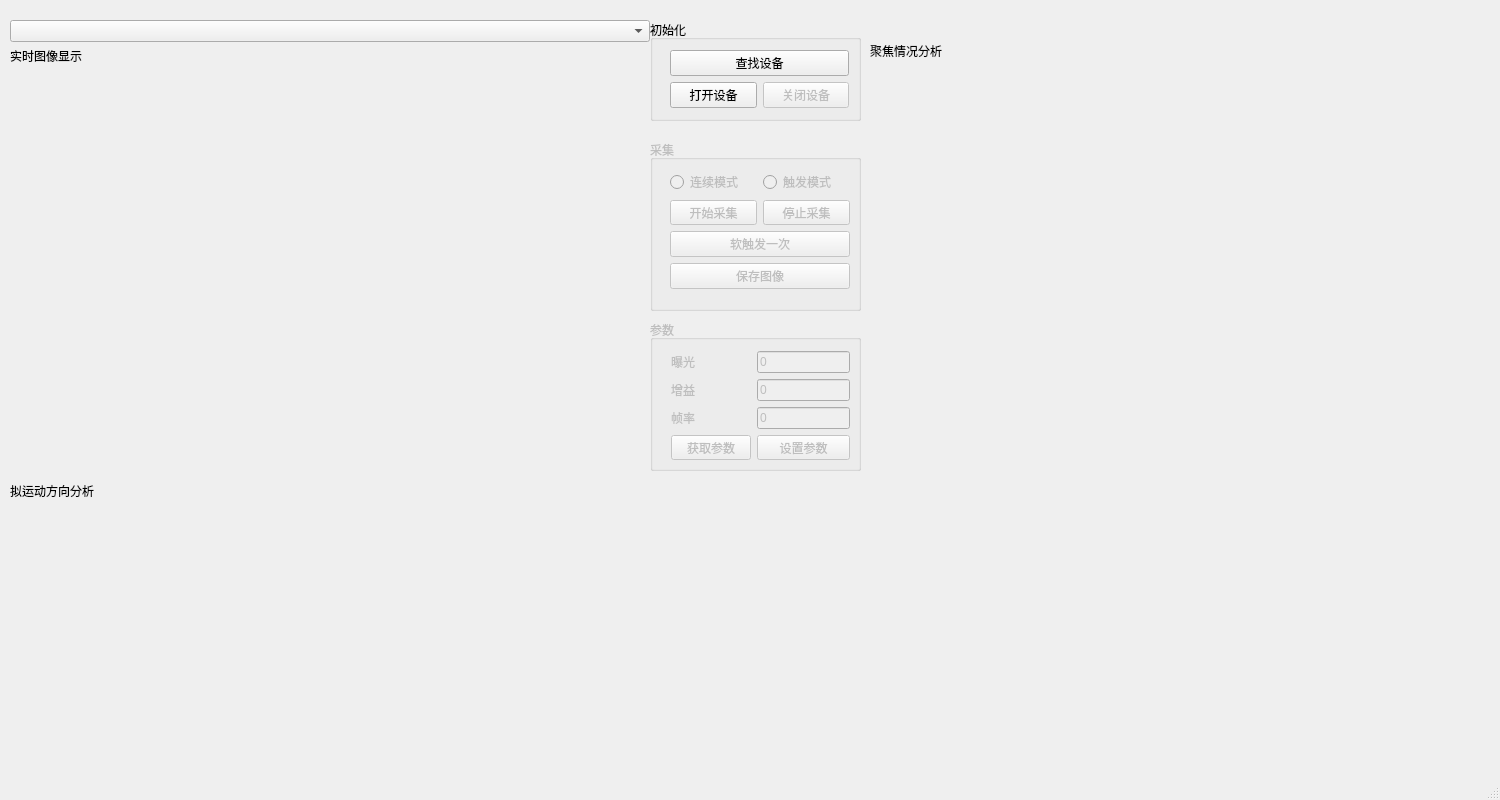
<?xml version="1.0" encoding="UTF-8"?>
<ui version="4.0">
 <class>MainWindow</class>
 <widget class="QMainWindow" name="MainWindow">
  <property name="geometry">
   <rect>
    <x>0</x>
    <y>0</y>
    <width>1500</width>
    <height>800</height>
   </rect>
  </property>
  <property name="windowTitle">
   <string>MainWindow</string>
  </property>
  <widget class="QWidget" name="centralWidget">
   <widget class="QComboBox" name="ComboDevices">
    <property name="geometry">
     <rect>
      <x>10</x>
      <y>20</y>
      <width>640</width>
      <height>22</height>
     </rect>
    </property>
   </widget>
   <widget class="QWidget" name="widgetDisplay" native="true">
    <property name="geometry">
     <rect>
      <x>10</x>
      <y>70</y>
      <width>640</width>
      <height>400</height>
     </rect>
    </property>
    <widget class="QWidget" name="widgetDisplay_2" native="true">
     <property name="geometry">
      <rect>
       <x>10</x>
       <y>440</y>
       <width>481</width>
       <height>241</height>
      </rect>
     </property>
    </widget>
   </widget>
   <widget class="QGroupBox" name="groupInit">
    <property name="geometry">
     <rect>
      <x>650</x>
      <y>20</y>
      <width>211</width>
      <height>101</height>
     </rect>
    </property>
    <property name="title">
     <string>初始化</string>
    </property>
    <widget class="QWidget" name="gridLayoutWidget">
     <property name="geometry">
      <rect>
       <x>9</x>
       <y>19</y>
       <width>201</width>
       <height>81</height>
      </rect>
     </property>
     <layout class="QGridLayout" name="gridLayout">
      <item row="2" column="2">
       <widget class="QPushButton" name="bnClose">
        <property name="enabled">
         <bool>false</bool>
        </property>
        <property name="text">
         <string>关闭设备</string>
        </property>
       </widget>
      </item>
      <item row="2" column="1">
       <widget class="QPushButton" name="bnOpen">
        <property name="text">
         <string>打开设备</string>
        </property>
       </widget>
      </item>
      <item row="1" column="1" colspan="2">
       <widget class="QPushButton" name="bnEnum">
        <property name="text">
         <string>查找设备</string>
        </property>
       </widget>
      </item>
     </layout>
    </widget>
   </widget>
   <widget class="QGroupBox" name="groupGrab">
    <property name="enabled">
     <bool>false</bool>
    </property>
    <property name="geometry">
     <rect>
      <x>650</x>
      <y>140</y>
      <width>211</width>
      <height>171</height>
     </rect>
    </property>
    <property name="title">
     <string>采集</string>
    </property>
    <widget class="QWidget" name="gridLayoutWidget_2">
     <property name="geometry">
      <rect>
       <x>9</x>
       <y>19</y>
       <width>202</width>
       <height>141</height>
      </rect>
     </property>
     <layout class="QGridLayout" name="gridLayout_2">
      <item row="4" column="0" colspan="2">
       <widget class="QPushButton" name="bnSaveImage">
        <property name="enabled">
         <bool>false</bool>
        </property>
        <property name="text">
         <string>保存图像</string>
        </property>
       </widget>
      </item>
      <item row="0" column="0">
       <widget class="QRadioButton" name="radioContinueMode">
        <property name="text">
         <string>连续模式</string>
        </property>
       </widget>
      </item>
      <item row="0" column="1">
       <widget class="QRadioButton" name="radioTriggerMode">
        <property name="text">
         <string>触发模式</string>
        </property>
       </widget>
      </item>
      <item row="2" column="1">
       <widget class="QPushButton" name="bnStop">
        <property name="enabled">
         <bool>false</bool>
        </property>
        <property name="text">
         <string>停止采集</string>
        </property>
       </widget>
      </item>
      <item row="2" column="0">
       <widget class="QPushButton" name="bnStart">
        <property name="enabled">
         <bool>false</bool>
        </property>
        <property name="text">
         <string>开始采集</string>
        </property>
       </widget>
      </item>
      <item row="3" column="0" colspan="2">
       <widget class="QPushButton" name="bnSoftwareTrigger">
        <property name="enabled">
         <bool>false</bool>
        </property>
        <property name="text">
         <string>软触发一次</string>
        </property>
       </widget>
      </item>
     </layout>
    </widget>
   </widget>
   <widget class="QGroupBox" name="groupParam">
    <property name="enabled">
     <bool>false</bool>
    </property>
    <property name="geometry">
     <rect>
      <x>650</x>
      <y>320</y>
      <width>211</width>
      <height>151</height>
     </rect>
    </property>
    <property name="title">
     <string>参数</string>
    </property>
    <widget class="QWidget" name="gridLayoutWidget_3">
     <property name="geometry">
      <rect>
       <x>10</x>
       <y>20</y>
       <width>201</width>
       <height>131</height>
      </rect>
     </property>
     <layout class="QGridLayout" name="gridLayoutParam" columnstretch="2,3">
      <item row="3" column="0">
       <widget class="QLabel" name="label_frame_rate">
        <property name="text">
         <string>帧率</string>
        </property>
       </widget>
      </item>
      <item row="1" column="1">
       <widget class="QLineEdit" name="edtGain">
        <property name="text">
         <string>0</string>
        </property>
       </widget>
      </item>
      <item row="1" column="0">
       <widget class="QLabel" name="label_gain">
        <property name="text">
         <string>增益</string>
        </property>
       </widget>
      </item>
      <item row="0" column="0">
       <widget class="QLabel" name="label_exposure_time">
        <property name="text">
         <string>曝光</string>
        </property>
       </widget>
      </item>
      <item row="0" column="1">
       <widget class="QLineEdit" name="edtExposureTime">
        <property name="text">
         <string>0</string>
        </property>
       </widget>
      </item>
      <item row="4" column="0">
       <widget class="QPushButton" name="bnGetParam">
        <property name="text">
         <string>获取参数</string>
        </property>
       </widget>
      </item>
      <item row="4" column="1">
       <widget class="QPushButton" name="bnSetParam">
        <property name="text">
         <string>设置参数</string>
        </property>
       </widget>
      </item>
      <item row="3" column="1">
       <widget class="QLineEdit" name="edtFrameRate">
        <property name="text">
         <string>0</string>
        </property>
       </widget>
      </item>
     </layout>
    </widget>
   </widget>
   <widget class="QLabel" name="label_image_show">
    <property name="geometry">
     <rect>
      <x>10</x>
      <y>45</y>
      <width>101</width>
      <height>21</height>
     </rect>
    </property>
    <property name="text">
     <string>实时图像显示</string>
    </property>
   </widget>
   <widget class="QWidget" name="widgetDisplayFocus" native="true">
    <property name="geometry">
     <rect>
      <x>860</x>
      <y>70</y>
      <width>640</width>
      <height>400</height>
     </rect>
    </property>
   </widget>
   <widget class="QLabel" name="label_focus_analysis">
    <property name="geometry">
     <rect>
      <x>870</x>
      <y>40</y>
      <width>101</width>
      <height>21</height>
     </rect>
    </property>
    <property name="text">
     <string>聚焦情况分析</string>
    </property>
   </widget>
   <widget class="QLabel" name="label_move_direction">
    <property name="geometry">
     <rect>
      <x>10</x>
      <y>480</y>
      <width>111</width>
      <height>21</height>
     </rect>
    </property>
    <property name="text">
     <string>拟运动方向分析</string>
    </property>
   </widget>
  </widget>
  <widget class="QStatusBar" name="statusBar"/>
 </widget>
 <layoutdefault spacing="6" margin="11"/>
 <tabstops>
  <tabstop>ComboDevices</tabstop>
 </tabstops>
 <resources/>
 <connections/>
</ui>
